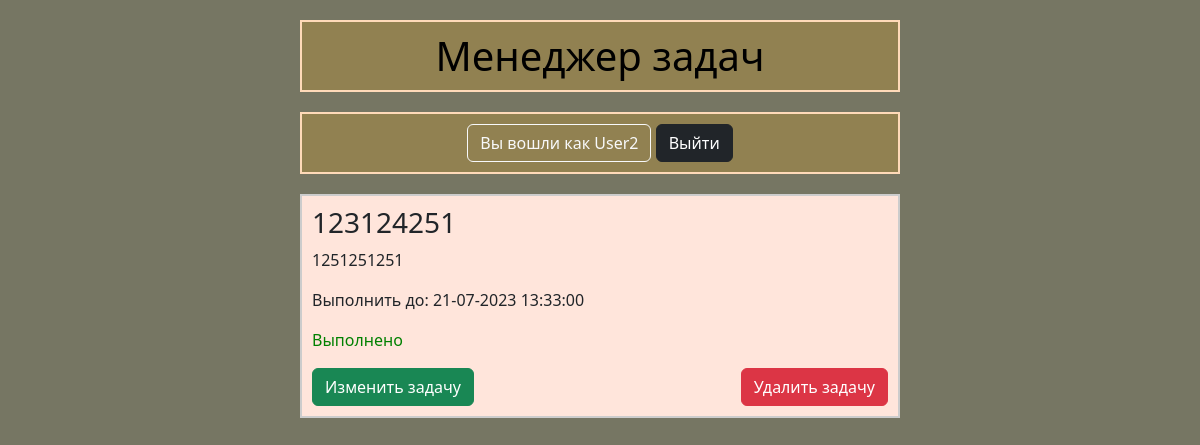
Page /task/13/ (signed in) on the committed database.
### taskmanager/models.py (models this page shows, shortened)
class Task(models.Model):
    title = models.CharField(max_length=255, verbose_name='Заголовок')
    description = models.TextField(blank=True, verbose_name='Заметки')
    date_time_of_completion = models.DateTimeField(verbose_name='Дата и время выполнения')
    completion = models.BooleanField(default=False, verbose_name='Статус Выполнения')
    time_create = models.DateTimeField(auto_now_add=True, verbose_name='Дата создания')
    time_update = models.DateTimeField(auto_now=True, verbose_name='Дата обновления')
    user = models.ForeignKey(User, on_delete=models.CASCADE, verbose_name='Пользователь')
    class Meta:
        verbose_name = 'Менеджер задач'
        verbose_name_plural = 'Менеджер задач'
        ordering = ['time_create', 'title']

### taskmanager/views.py (the view)
# urls.py: path('task/<int:task_id>/', ShowTask.as_view(), name='task'),
class ShowTask(LoginRequiredMixin, DataMixin, DetailView, UserIdValidateMixin):
    model = Task
    template_name = 'taskmanager/task.html'
    context_object_name = 'task'
    pk_url_kwarg = 'task_id'
    def get_context_data(self, *, object_list=None, **kwargs):
        context = super().get_context_data(**kwargs)
        c_def = self.get_user_context(title="Просмотр задачи")
        return dict(list(context.items()) + list(c_def.items()))
    def get_queryset(self):
        queryset = super().get_queryset()
        queryset = super().get_id_queryset(queryset)
        return queryset

### taskmanager/utils.py (called while the page is built)
    def get_user_context(self, **kwargs):
        context = kwargs
        return context

    def get_id_queryset(self, curentqueryset):
        queryset = curentqueryset
        user = self.request.user
        if user.is_authenticated:
            queryset = queryset.filter(user_id=user)
        else:
            queryset = Task.objects.none()
        return queryset

### taskmanager/templates/taskmanager/task.html
{% extends 'taskmanager/base.html' %}
{% block content %}
{% if request.user.is_authenticated %}
<div class="task-container">
    <div class="task">
        <h3>{{ task.title }}</h3>
        <p>{{task.description}}</p>
        <p>Выполнить до: {{ task.date_time_of_completion|date:"d-m-Y H:i:s" }}</p>
        <p>
        {% if task.completion == True %}
            <span style="color: green;">Выполнено</span>
        {% elif task.completion == False %}
            <span style="color: red;">Не выполнено</span>
        {% else %}
            Статус выполнения: {{ task.completion }}
        {% endif %}
        </p>
        <a href="{% url 'update_task' task.id %}" class="btn btn-success">Изменить задачу</a>
        <a href="{% url 'delete_task' task.id %}" class="btn btn-danger float-end">Удалить задачу</a>
    </div>
</div>
{% else %}
<div class="alert alert-danger">Вы не авторизованы</div>
{% endif %}
{% endblock %}

### taskmanager/templates/taskmanager/base.html (shortened to what this page needs)
{% load static %}
<!doctype html>
<html lang="en">
<head>
    <link rel="stylesheet" href="{% static 'bootstrap/css/bootstrap.min.css' %}">
    <link rel="stylesheet" href="{% static 'taskmanager/css/styles.css' %}">
    <link rel="stylesheet" href="https://cdn.jsdelivr.net/npm/flatpickr/dist/flatpickr.min.css">
    <link rel="stylesheet" href="https://npmcdn.com/flatpickr/dist/themes/dark.css">
</head>
<body>
<header>
    <h1><a class="title" href="{% url 'home' %}">Менеджер задач</a></h1>
</header>
{% block mainmenu %}
<div class="menu d-flex justify-content-center">
    {% if request.user.is_authenticated %}
    <div class="user-menu">
        <a class="btn btn-outline-light user-greeting">Вы вошли как {{ user.username }}</a>
        <a class="btn btn-dark" href="{% url 'user_logout' %}">Выйти</a>
    </div>
    {% else %}
    <div class="guest-menu d-flex">
        <a class="btn btn-outline-dark me-2" href="{% url 'user_login' %}">Авторизация</a>
        <a class="btn btn-outline-dark" href="{% url 'user_reg' %}">Регистрация</a>
    </div>
    {% endif %}
</div>
{% endblock mainmenu %}
{% block content %}
{% endblock %}
</body>
</html>

### taskmanager/static/taskmanager/css/styles.css (style rules this page uses)
header { background-color: #918151; color: #232321; text-align: center; max-width: 600px; margin: 20px auto; padding-bottom: 10px; padding-top: 10px; border: 2px solid peachpuff; }
h1 { margin: 0; }
.title { text-decoration: none; color: black; }
.menu { background-color: #918151; color: #000000; text-align: center; max-width: 600px; margin: 20px auto; padding-bottom: 10px; padding-top: 10px; border: 2px solid peachpuff; }
.task-container { margin: 20px auto; max-width: 600px; }
.task { background-color: #ffe5db; border: 2px solid #ccc; padding: 10px; margin-bottom: 10px; }
body { background-color: #767663; }

### rows in the picture
Task: title "123124251", description "1251251251", date_time_of_completion "21-07-2023 13:33:00"

### other values in the picture
{{ user.username }} "User2"
